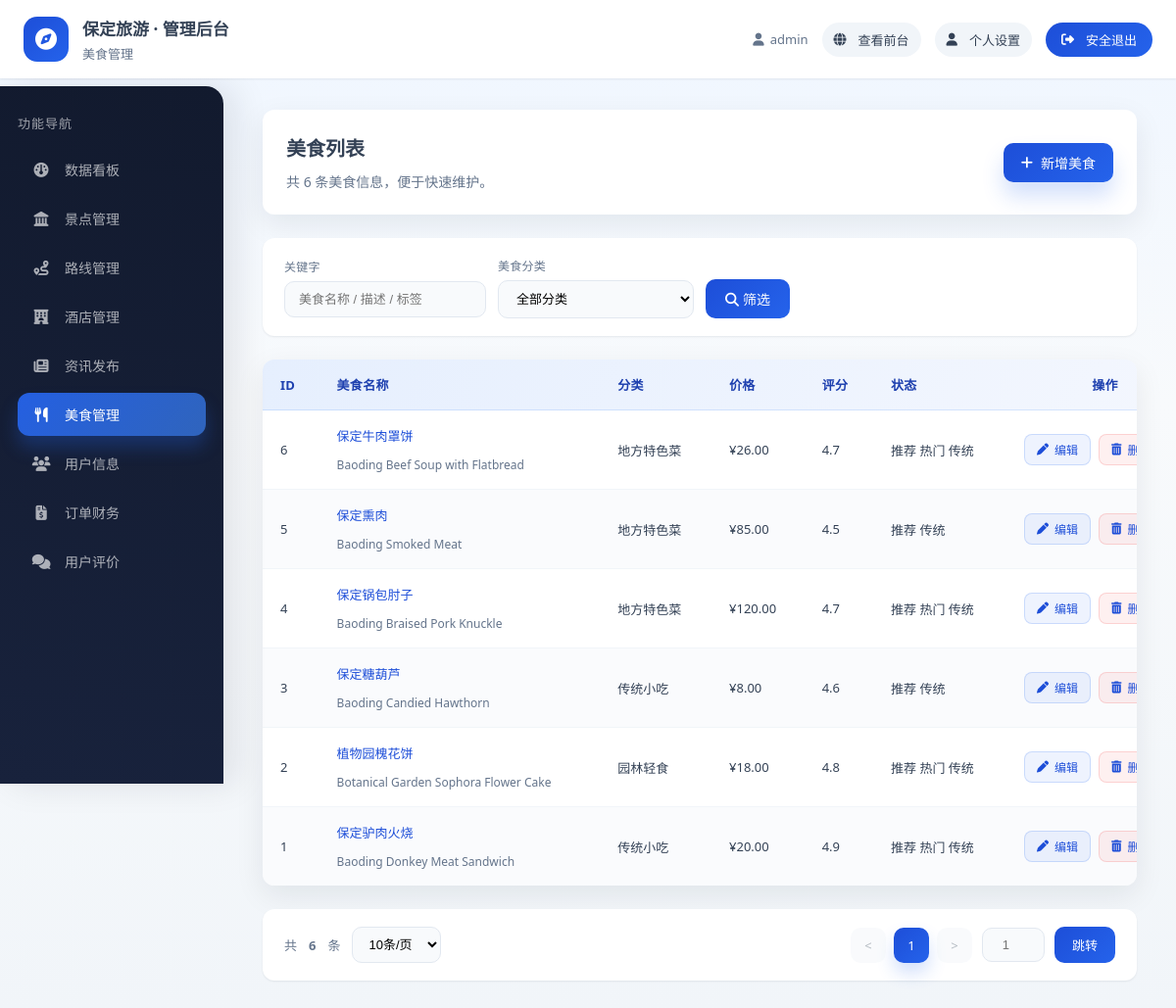
/admin_panel/foods/ (signed in), run on the app's committed database.
### apps/users/models.py (models this page shows, shortened)
class CustomUser(AbstractUser):
    phone = models.CharField(max_length=11, unique=True, verbose_name="手机号")
    avatar = models.ImageField(upload_to='avatars/', default='avatars/default.png', verbose_name="头像")
    class Meta:
        verbose_name = "用户"
        verbose_name_plural = verbose_name

### apps/foods/models.py (models this page shows, shortened)
class Food(models.Model):
    category = models.ForeignKey(
        FoodCategory,
        on_delete=models.SET_NULL,
        null=True,
        blank=True,
        related_name='foods',
        verbose_name="美食分类"
    )
    name = models.CharField(max_length=100, verbose_name="美食名称")
    english_name = models.CharField(max_length=100, blank=True, null=True, verbose_name="英文名称")
    description = models.TextField(verbose_name="美食介绍")
    ingredients = models.TextField(blank=True, null=True, verbose_name="主要食材")
    cooking_method = models.TextField(blank=True, null=True, verbose_name="制作方法")
    cultural_background = models.TextField(blank=True, null=True, verbose_name="文化背景")
    cover_image = models.ImageField(upload_to='food_covers/', verbose_name="封面图")
    price_range = models.CharField(max_length=50, blank=True, null=True, verbose_name="价格区间")
    average_price = models.DecimalField(max_digits=10, decimal_places=2, blank=True, null=True, verbose_name="平均价格")
    is_recommended = models.BooleanField(default=False, verbose_name="是否推荐")
    is_hot = models.BooleanField(default=False, verbose_name="是否热门")
    is_traditional = models.BooleanField(default=False, verbose_name="是否传统美食")
    rating = models.DecimalField(max_digits=3, decimal_places=1, default=5.0, verbose_name="评分")
    views_count = models.PositiveIntegerField(default=0, verbose_name="浏览次数")
    tags = models.CharField(max_length=200, blank=True, null=True, verbose_name="标签（用逗号分隔）")
    recommended_restaurants = models.TextField(blank=True, null=True, verbose_name="推荐餐厅（用换行分隔）")
    created_at = models.DateTimeField(auto_now_add=True, verbose_name="创建时间")
    updated_at = models.DateTimeField(auto_now=True, verbose_name="更新时间")
    display_order = models.PositiveIntegerField(default=0, verbose_name="显示顺序")
    class Meta:
        verbose_name = "美食"
        verbose_name_plural = verbose_name
        ordering = ['display_order', '-is_hot', '-is_recommended', '-rating', '-created_at']
        indexes = [
            models.Index(fields=['category', '-is_hot', '-rating']),
            models.Index(fields=['-created_at']),
        ]

class FoodCategory(models.Model):
    name = models.CharField(max_length=50, verbose_name="分类名称")
    description = models.TextField(blank=True, null=True, verbose_name="分类描述")
    icon = models.CharField(max_length=50, blank=True, null=True, verbose_name="图标类名（Font Awesome）")
    display_order = models.PositiveIntegerField(default=0, verbose_name="显示顺序")
    class Meta:
        verbose_name = "美食分类"
        verbose_name_plural = verbose_name
        ordering = ['display_order', 'name']

### apps/admin_panel/views.py (the view)
# urls.py: path('foods/', views.FoodsListView.as_view(), name='foods_list'),
class FoodsListView(LoginRequiredMixin, StaffRequiredMixin, TemplateView):
    template_name = "admin_panel/foods_list.html"
    login_url = '/users/login/'
    def get_context_data(self, **kwargs):
        context = super().get_context_data(**kwargs)
        query = Food.objects.select_related('category').all().order_by('-created_at')
        search = self.request.GET.get('search', '')
        if search:
            query = query.filter(
                Q(name__icontains=search) |
                Q(description__icontains=search) |
                Q(tags__icontains=search)
            )
        category_id = self.request.GET.get('category', '')
        if category_id:
            query = query.filter(category_id=category_id)
        try:
            per_page = int(self.request.GET.get('per_page', 10))
            if per_page not in [10, 20, 50]:
                per_page = 10
        except (ValueError, TypeError):
            per_page = 10
        paginator = Paginator(query, per_page)
        page_number = self.request.GET.get('page', 1)
        page_obj = paginator.get_page(page_number)
        context.update({
            'page_obj': page_obj,
            'paginator': paginator,
            'categories': FoodCategory.objects.all(),
            'search': search,
            'category_id': category_id,
            'per_page': per_page,
        })
        return context

### apps/admin_panel/views.py (called while the page is built)
    def test_func(self):
        return self.request.user.is_staff

### templates/admin_panel/foods_list.html (shortened to what this page needs)
{% extends "admin_panel/layout.html" %}
{% block page_header %}美食管理{% endblock %}
{% block menu_foods %}active{% endblock %}
{% block content %}
<div class="page-header">
    <div>
        <h1>美食列表</h1>
        <p>共 {{ paginator.count }} 条美食信息，便于快速维护。</p>
    </div>
    <div class="page-header-actions">
        <a href="{% url 'admin_panel:food_add' %}" class="btn-primary">
            <i class="fas fa-plus"></i> 新增美食
        </a>
    </div>
</div>
<form method="get" id="searchForm" class="filter-panel">
    <div class="field">
        <label for="search">关键字</label>
        <input id="search" type="text" name="search" placeholder="美食名称 / 描述 / 标签" value="{{ search }}">
    </div>
    <div class="field">
        <label for="category">美食分类</label>
        <select id="category" name="category">
            <option value="">全部分类</option>
        </select>
    </div>
    <div class="field" style="min-width: auto;">
        <button type="submit">
            <i class="fas fa-search"></i> 筛选
        </button>
    </div>
</form>
<div class="datatable">
    <table>
        <thead>
            <tr>
                <th>ID</th>
                <th>美食名称</th>
                <th>分类</th>
                <th>价格</th>
                <th>评分</th>
                <th>状态</th>
                <th style="text-align:center;">操作</th>
            </tr>
        </thead>
        <tbody>
            {% for food in page_obj %}
            <tr>
                <td>{{ food.id }}</td>
                <td>
                    <div class="cell-multi">
                        <a href="{% url 'admin_panel:food_edit' food.id %}">{{ food.name }}</a>
                        {% if food.english_name %}
                        <span class="cell-meta">{{ food.english_name }}</span>
                        {% endif %}
                    </div>
                </td>
                <td>{{ food.category.name|default:"-" }}</td>
                <td>
                    {% if food.average_price %}
                    ¥{{ food.average_price }}
                    {% elif food.price_range %}
                    {{ food.price_range }}
                    {% else %}
                    -
                    {% endif %}
                </td>
                <td>{{ food.rating }}</td>
                <td>
                    {% if food.is_recommended %}
                    <span class="badge badge-success">推荐</span>
                    {% endif %}
                    {% if food.is_hot %}
                    <span class="badge badge-warning">热门</span>
                    {% endif %}
                    {% if food.is_traditional %}
                    <span class="badge badge-info">传统</span>
                    {% endif %}
                </td>
                <td>
                    <div class="actions">
                        <a href="{% url 'admin_panel:food_edit' food.id %}" class="btn-action btn-edit">
                            <i class="fas fa-pen"></i> 编辑
                        </a>
                        <a href="{% url 'admin_panel:food_delete' food.id %}" class="btn-action btn-delete" onclick="return confirm('确定删除该美食？')">
                            <i class="fas fa-trash-alt"></i> 删除
                        </a>
                    </div>
                </td>
            </tr>
            {% empty %}
            <tr>
                <td colspan="7" class="empty-state">暂无数据</td>
            </tr>
            {% endfor %}
        </tbody>
    </table>
</div>
<div class="pagination-wrapper">
    <div class="pagination-info">
        共 <strong>{{ paginator.count }}</strong> 条
        <select onchange="location.href='?page=1&search={{ search }}&category={{ category_id }}&per_page=' + this.value">
            <option value="10" {% if per_page == 10 %}selected{% endif %}>10条/页</option>
        </select>
    </div>
    <div style="display: flex; align-items: center; gap: 10px;">
        <ul class="pagination">
            {% if page_obj.has_previous %}
            <li class="page-item"><a class="page-link" href="?page={{ page_obj.previous_page_number }}&search={{ search }}&category={{ category_id }}&per_page={{ per_page }}">&lt;</a></li>
            {% else %}
            <li class="page-item disabled"><span class="page-link">&lt;</span></li>
            {% endif %}
            {% for num in paginator.page_range %}
                {% if num == page_obj.number %}
                <li class="page-item active"><span class="page-link">{{ num }}</span></li>
                {% elif num > page_obj.number|add:'-3' and num < page_obj.number|add:'3' %}
                <li class="page-item"><a class="page-link" href="?page={{ num }}&search={{ search }}&category={{ category_id }}&per_page={{ per_page }}">{{ num }}</a></li>
                {% endif %}
            {% endfor %}
            {% if page_obj.has_next %}
            <li class="page-item"><a class="page-link" href="?page={{ page_obj.next_page_number }}&search={{ search }}&category={{ category_id }}&per_page={{ per_page }}">&gt;</a></li>
            {% else %}
            <li class="page-item disabled"><span class="page-link">&gt;</span></li>
            {% endif %}
        </ul>
        <input type="number" class="page-input" id="goToPage" placeholder="1" min="1" max="{{ paginator.num_pages }}">
        <button class="btn-go" onclick="goToPage()">跳转</button>
    </div>
</div>
{% endblock %}

### templates/admin_panel/layout.html (shortened to what this page needs)
{% load static %}
<!DOCTYPE html>
<html lang="zh-CN">
<head>
    <link rel="stylesheet" href="https://cdnjs.cloudflare.com/ajax/libs/font-awesome/6.5.0/css/all.min.css">
    <link rel="stylesheet" href="{% static 'css/admin_panel.css' %}?v=20251111">
</head>
<body>
    <div class="admin-shell">
        <header class="admin-topbar">
            <div class="topbar-brand">
                <span class="brand-icon"><i class="fas fa-compass"></i></span>
                <div class="brand-text">
                    <span class="brand-title">保定旅游 · 管理后台</span>
                    <span class="brand-subtitle">{% block page_header %}欢迎回来{% endblock %}</span>
                </div>
            </div>
            <div class="topbar-meta">
                <span class="meta-item"><i class="fas fa-user"></i> {{ request.user.username }}</span>
                <a class="meta-link" href="/" target="_blank"><i class="fas fa-globe"></i> 查看前台</a>
                <a class="meta-link" href="/users/profile/"><i class="fas fa-user"></i> 个人设置</a>
                <a class="meta-button" href="{% url 'users:logout' %}?next=/admin_panel/">
                    <i class="fas fa-sign-out-alt"></i> 安全退出
                </a>
            </div>
        </header>
        <div class="admin-body">
            <aside class="admin-sidebar" id="adminSidebar">
                <div class="sidebar-title">功能导航</div>
                <nav class="sidebar-nav">
                    <a class="nav-link {% block menu_dashboard %}{% endblock %}" href="{% url 'admin_panel:index' %}">
                        <i class="fas fa-gauge"></i>
                        <span>数据看板</span>
                    </a>
                    <a class="nav-link {% block menu_scenic %}{% endblock %}" href="{% url 'admin_panel:scenic_list' %}">
                        <i class="fas fa-landmark"></i>
                        <span>景点管理</span>
                    </a>
                    <a class="nav-link {% block menu_routes %}{% endblock %}" href="{% url 'admin_panel:routes_list' %}">
                        <i class="fas fa-route"></i>
                        <span>路线管理</span>
                    </a>
                    <a class="nav-link {% block menu_hotels %}{% endblock %}" href="{% url 'admin_panel:hotels_list' %}">
                        <i class="fas fa-hotel"></i>
                        <span>酒店管理</span>
                    </a>
                    <a class="nav-link {% block menu_news %}{% endblock %}" href="{% url 'admin_panel:news_list' %}">
                        <i class="fas fa-newspaper"></i>
                        <span>资讯发布</span>
                    </a>
                    <a class="nav-link {% block menu_foods %}{% endblock %}" href="{% url 'admin_panel:foods_list' %}">
                        <i class="fas fa-utensils"></i>
                        <span>美食管理</span>
                    </a>
                    <a class="nav-link {% block menu_users %}{% endblock %}" href="{% url 'admin_panel:users_list' %}">
                        <i class="fas fa-users"></i>
                        <span>用户信息</span>
                    </a>
                    <a class="nav-link {% block menu_orders %}{% endblock %}" href="{% url 'admin_panel:orders_list' %}">
                        <i class="fas fa-file-invoice-dollar"></i>
                        <span>订单财务</span>
                    </a>
                    <a class="nav-link {% block menu_comments %}{% endblock %}" href="{% url 'admin_panel:comments_list' %}">
                        <i class="fas fa-comments"></i>
                        <span>用户评价</span>
                    </a>
                </nav>
            </aside>
            <main class="admin-main">
                <div class="admin-main-inner">
                    {% block content %}{% endblock %}
                </div>
            </main>
        </div>
    </div>
</body>
</html>

### data on the page
CustomUser: user.username "admin"
Food: id "6", name "保定牛肉罩饼", english_name "Baoding Beef Soup with Flatbread", category.name "地方特色菜", average_price "26.00", rating "4.7", is_recommended "推荐", is_hot "热门", is_traditional "传统"
Food: id "5", name "保定熏肉", english_name "Baoding Smoked Meat", category.name "地方特色菜", average_price "85.00", rating "4.5", is_recommended "推荐", is_traditional "传统"
Food: id "4", name "保定锅包肘子", english_name "Baoding Braised Pork Knuckle", category.name "地方特色菜", average_price "120.00", rating "4.7", is_recommended "推荐", is_hot "热门", is_traditional "传统"
Food: id "3", name "保定糖葫芦", english_name "Baoding Candied Hawthorn", category.name "传统小吃", average_price "8.00", rating "4.6", is_recommended "推荐", is_traditional "传统"
Food: id "2", name "植物园槐花饼", english_name "Botanical Garden Sophora Flower Cake", category.name "园林轻食", average_price "18.00", rating "4.8", is_recommended "推荐", is_hot "热门", is_traditional "传统"
Food: id "1", name "保定驴肉火烧", english_name "Baoding Donkey Meat Sandwich", category.name "传统小吃", average_price "20.00", rating "4.9", is_recommended "推荐", is_hot "热门", is_traditional "传统"

### other printed values
{{ paginator.count }} "6"
{{ num }} "1"
